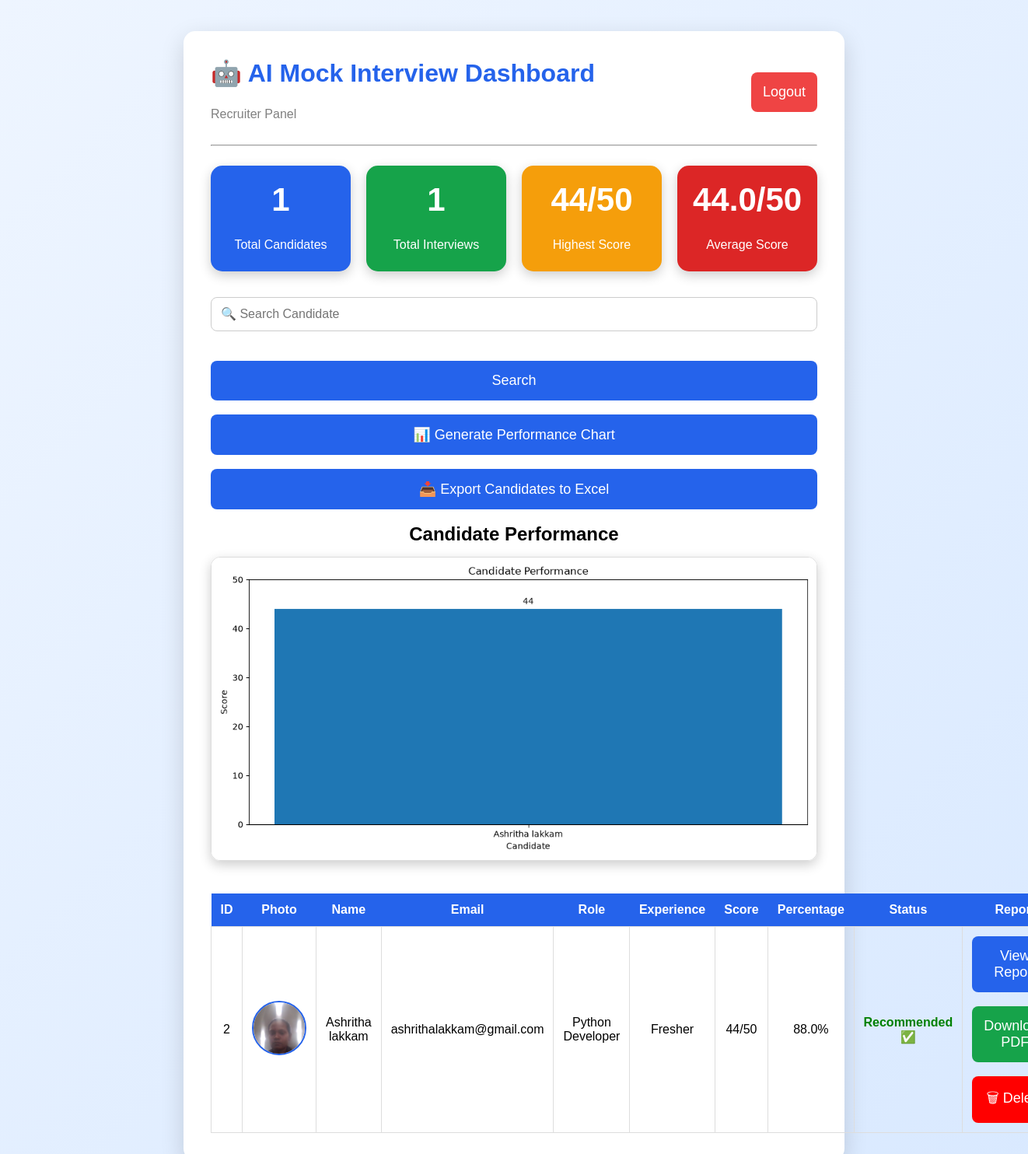
/admin (signed in), run on the app's committed database.
### tables this page shows
CREATE TABLE candidates (
            id INTEGER PRIMARY KEY AUTOINCREMENT,
            name TEXT,
            email TEXT,
            job_role TEXT,
            experience TEXT
        );

### app.py (the view)
@app.route("/admin")
def admin():
    if "admin" not in session:
        return redirect("/login")
    search = request.args.get("search", "")
    candidates = get_candidates()
    if search:
        candidates = [
            candidate
            for candidate in candidates
            if search.lower() in candidate[1].lower()
        ]
    candidate_data = []
    rank = 1
    highest_score = 0
    total_scores = 0
    for candidate in candidates:
        total_score = get_total_score(candidate[0])
        percentage = get_percentage(candidate[0])
        total_scores += total_score
        if total_score > highest_score:
            highest_score = total_score
        if percentage >= 70:
            status = "Recommended ✅"
        elif percentage >= 50:
            status = "Average ⭐"
        else:
            status = "Needs Improvement ❌"
        candidate_data.append({
            "rank": rank,
            "id": candidate[0],
            "name": candidate[1],
            "email": candidate[2],
            "job_role": candidate[3],
            "experience": candidate[4],
            "score": total_score,
            "percentage": round(percentage, 2),
            "status": status
        })
        rank += 1
    if len(candidate_data) > 0:
        average_score = round(total_scores / len(candidate_data), 2)
    else:
        average_score = 0
    return render_template(
        "admin.html",
        candidates=candidate_data,
        search=search,
        highest_score=highest_score,
        average_score=average_score
    )

### database.py (called while the page is built)
def get_candidates():
    connection = sqlite3.connect("database.db")
    cursor = connection.cursor()
    cursor.execute("SELECT * FROM candidates")
    candidates = cursor.fetchall()
    connection.close()
    return candidates

def get_total_score(candidate_id):
    connection = sqlite3.connect("database.db")
    cursor = connection.cursor()
    cursor.execute("""
        SELECT SUM(score)
        FROM answers
        WHERE candidate_id=?
    """, (candidate_id,))
    total = cursor.fetchone()[0]
    connection.close()
    if total is None:
        total = 0
    return total

def get_percentage(candidate_id):
    total = get_total_score(candidate_id)
    percentage = (total / 50) * 100
    return percentage

### templates/admin.html (shortened to what this page needs)
<!DOCTYPE html>
<html lang="en">
<head>
    <link rel="stylesheet"
          href="{{ url_for('static', filename='css/style.css') }}">
</head>
<body>
<div class="form-container">
    <div style="display:flex;justify-content:space-between;align-items:center;">
        <div>
            <h1 style="color:#2563eb;">
                🤖 AI Mock Interview Dashboard
            </h1>
            <p style="color:gray;">
                Recruiter Panel
            </p>
        </div>
        <a href="/logout">
            <button class="btn" style="background:#ef4444;">
                Logout
            </button>
        </a>
    </div>
    <hr>
    <div style="
        display:grid;
        grid-template-columns:repeat(auto-fit,minmax(180px,1fr));
        gap:20px;
        margin:25px 0;">
        <div style="
            background:#2563eb;
            color:white;
            padding:20px;
            border-radius:15px;
            text-align:center;
            box-shadow:0px 5px 15px rgba(0,0,0,0.2);">
            <h1 style="color:white;font-size:42px;">
                {{ candidates|length }}
            </h1>
            <p>Total Candidates</p>
        </div>
        <div style="
            background:#16a34a;
            color:white;
            padding:20px;
            border-radius:15px;
            text-align:center;
            box-shadow:0px 5px 15px rgba(0,0,0,0.2);">
            <h1 style="color:white;font-size:42px;">
                {{ candidates|length }}
            </h1>
            <p>Total Interviews</p>
        </div>
        <div style="
            background:#f59e0b;
            color:white;
            padding:20px;
            border-radius:15px;
            text-align:center;
            box-shadow:0px 5px 15px rgba(0,0,0,0.2);">
            <h1 style="color:white;font-size:42px;">
                {{ highest_score }}/50
            </h1>
            <p>Highest Score</p>
        </div>
        <div style="
            background:#dc2626;
            color:white;
            padding:20px;
            border-radius:15px;
            text-align:center;
            box-shadow:0px 5px 15px rgba(0,0,0,0.2);">
            <h1 style="color:white;font-size:42px;">
                {{ average_score }}/50
            </h1>
            <p>Average Score</p>
        </div>
    </div>
    <form method="GET" action="/admin">
        <input
            type="text"
            name="search"
            value="{{ search }}"
            placeholder="🔍 Search Candidate">
        <br><br>
        <button class="btn" type="submit">
            Search
        </button>
    </form>
    <br>
    <a href="/chart">
    <button class="btn">
        📊 Generate Performance Chart
    </button>
</a>
<br><br>
<a href="/export_excel">
    <button class="btn" style="background:#2563eb;">
        📥 Export Candidates to Excel
    </button>
</a>
<br><br>
    {% if candidates|length > 0 %}
    <h2>Candidate Performance</h2>
    <img
        src="{{ url_for('static', filename='images/chart.png') }}"
        width="100%"
        style="border-radius:12px;border:1px solid #ddd;box-shadow:0px 5px 15px rgba(0,0,0,0.2);">
    <br><br>
    {% endif %}
    <table>
        <tr>
            <th>ID</th>
            <th>Photo</th>
            <th>Name</th>
            <th>Email</th>
            <th>Role</th>
            <th>Experience</th>
            <th>Score</th>
            <th>Percentage</th>
            <th>Status</th>
            <th>Report</th>
        </tr>
        {% for candidate in candidates %}
        <tr>
            <td>{{ candidate.id }}</td>
            <td>
                <img src="{{ url_for('static', filename='photos/' + candidate.id|string + '.png') }}"
                     width="70"
                     height="70"
                     style="border-radius:50%;object-fit:cover;border:2px solid #2563eb;">
            </td>
            <td>{{ candidate.name }}</td>
            <td>{{ candidate.email }}</td>
            <td>{{ candidate.job_role }}</td>
            <td>{{ candidate.experience }}</td>
            <td>{{ candidate.score }}/50</td>
            <td>{{ candidate.percentage }}%</td>
            <td>
                {% if candidate.percentage >= 70 %}
                    <span style="color:green;font-weight:bold;">
                        Recommended ✅
                    </span>
                {% elif candidate.percentage >= 50 %}
                    <span style="color:orange;font-weight:bold;">
                        Average ⭐
                    </span>
                {% else %}
                    <span style="color:red;font-weight:bold;">
                        Needs Improvement ❌
                    </span>
                {% endif %}
            </td>
            <td>
    <a href="/report/{{ candidate.id }}">
        <button class="btn">
            View Report
        </button>
    </a>
    <br><br>
    <a href="/download_report/{{ candidate.id }}">
        <button class="btn" style="background:#16a34a;">
            Download PDF
        </button>
    </a>
    <br><br>
    <a href="/delete_candidate/{{ candidate.id }}"
       onclick="return confirm('Are you sure you want to delete this candidate?');">
        <button class="btn" style="background:red;">
            🗑 Delete
        </button>
    </a>
</td>
        </tr>
        {% endfor %}
    </table>
</div>
</body>
</html>

### static/css/style.css (style rules this page uses)
* { margin:0; padding:0; box-sizing:border-box; font-family:Arial, Helvetica, sans-serif; }
body { background:linear-gradient(135deg,#eef5ff,#d9e9ff); min-height:100vh; }
.form-container { width:90%; max-width:850px; margin:40px auto; background:white; padding:35px; border-radius:15px; box-shadow:0 10px 30px rgba(0,0,0,.15); }
.form-container h1 { text-align:center; margin-bottom:20px; }
.form-container h2 { text-align:center; margin-bottom:15px; }
input, select, textarea { width:100%; padding:12px; margin-top:8px; margin-bottom:20px; border:1px solid #ccc; border-radius:8px; font-size:16px; }
.btn { width:100%; padding:15px; background:#2563eb; color:white; border:none; border-radius:8px; font-size:18px; cursor:pointer; transition:.3s; }
table { width:100%; border-collapse:collapse; margin-top:20px; }
table th { background:#2563eb; color:white; padding:12px; }
table td { padding:12px; border:1px solid #ddd; text-align:center; }
hr { margin:25px 0; }
p { line-height:28px; }

### data on the page
candidates: id "2", name "Ashritha lakkam", email "ashrithalakkam@gmail.com", job_role "Python Developer", experience "Fresher", score "44", percentage "88.0"

### other printed values
{{ candidates|length }} "1"
{{ highest_score }} "44"
{{ average_score }} "44.0"
